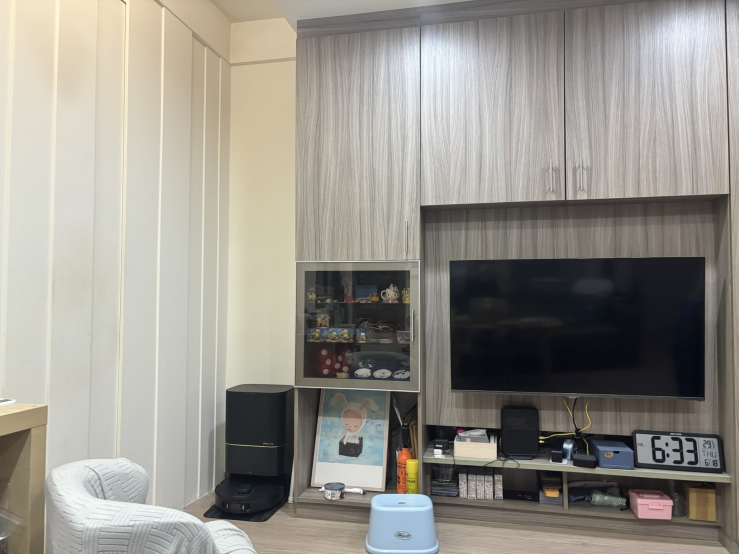
#> input picture hw4/img1.jpg, 1477 x 1108 px (shown at 1/2 size)
$ python homography.py
#> lines starting #> are read from the running program, lines starting #| are printed output that depends on the picture; after the words box and inside, x2 and y2 are one past the last pixel; in counts of white or black regions, pixels touching at a corner belong together
import numpy as np
from scipy.ndimage import map_coordinates


def _normalize_pts(pts: np.ndarray):
    """
    Hartley normalization: translate centroid to origin, scale so mean
    distance from origin = sqrt(2).  Returns (pts_norm, T) where T is the
    3×3 normalization matrix such that pts_norm_h = T @ pts_h.
    """
    mean = pts.mean(axis=0)
    dists = np.sqrt(((pts - mean) ** 2).sum(axis=1))
    scale = np.sqrt(2) / (dists.mean() + 1e-8)
    T = np.array([[scale, 0,     -scale * mean[0]],
                  [0,     scale, -scale * mean[1]],
                  [0,     0,      1.0            ]])
    pts_h = np.hstack([pts, np.ones((len(pts), 1))])
    pts_n = (T @ pts_h.T).T[:, :2]
    return pts_n, T


def computeH(im1_pts: np.ndarray, im2_pts: np.ndarray) -> np.ndarray:
    """
    Compute homography H such that p' ~ H @ p (homogeneous coords).
    Uses Hartley normalization for numerical stability.

    Args:
        im1_pts: (n, 2) source (x, y) points, n >= 4
        im2_pts: (n, 2) destination (x, y) points

    Returns:
        H: (3, 3) with H[2,2] = 1
    """
    src_n, T1 = _normalize_pts(np.asarray(im1_pts, dtype=np.float64))
    dst_n, T2 = _normalize_pts(np.asarray(im2_pts, dtype=np.float64))

    n = src_n.shape[0]
    x  = src_n[:, 0];  y  = src_n[:, 1]
    xp = dst_n[:, 0];  yp = dst_n[:, 1]

    zeros = np.zeros(n)
    ones  = np.ones(n)

    rows_top = np.stack([x, y, ones, zeros, zeros, zeros, -x * xp, -y * xp], axis=1)
    rows_bot = np.stack([zeros, zeros, zeros, x, y, ones, -x * yp, -y * yp], axis=1)

    A = np.empty((2 * n, 8), dtype=np.float64)
    A[0::2] = rows_top
    A[1::2] = rows_bot

    b = np.empty(2 * n, dtype=np.float64)
    b[0::2] = xp
    b[1::2] = yp

    h, _, _, _ = np.linalg.lstsq(A, b, rcond=None)

    H_n = np.array([
        [h[0], h[1], h[2]],
        [h[3], h[4], h[5]],
        [h[6], h[7], 1.0],
    ])

    # Denormalize: H_real = inv(T2) @ H_norm @ T1
    H = np.linalg.inv(T2) @ H_n @ T1
    H /= H[2, 2]
    return H


def warpImage(im: np.ndarray, H: np.ndarray) -> tuple:
    """
    Inverse-warp `im` through homography H.

    Args:
        im: (H, W, C) float64 image in [0, 1]
        H:  (3, 3) homography mapping im -> destination

    Returns:
        warped: (H_out, W_out, C) float64
        mask:   (H_out, W_out)   bool, True where source coords are in-bounds
    """
    h_im, w_im, C = im.shape

    # --- Step 1: forward-map corners to find output bounding box ---
    corners = np.array([[0,    0,    1],
                        [w_im, 0,    1],
                        [0,    h_im, 1],
                        [w_im, h_im, 1]], dtype=np.float64).T   # (3, 4)
    proj = H @ corners
    proj /= proj[2:3]

    x_min, x_max = proj[0].min(), proj[0].max()
    y_min, y_max = proj[1].min(), proj[1].max()

    W_out = int(np.ceil(x_max - x_min))
    H_out = int(np.ceil(y_max - y_min))

    # --- Step 2: destination pixel grid, shifted by bounding-box offset ---
    x_dst = np.arange(W_out, dtype=np.float64) + x_min
    y_dst = np.arange(H_out, dtype=np.float64) + y_min
    xs, ys = np.meshgrid(x_dst, y_dst)                          # (H_out, W_out)
    dst_hom = np.stack([xs, ys, np.ones_like(xs)], axis=0).reshape(3, -1)  # (3, N)

    # --- Step 3: inverse map to source ---
    H_inv = np.linalg.inv(H)
    src = H_inv @ dst_hom
    src /= src[2:3]
    x_src = src[0]   # (N,)
    y_src = src[1]   # (N,)

    # --- Step 4: interpolate, vectorized over channels ---
    valid = (x_src >= 0) & (x_src < w_im) & (y_src >= 0) & (y_src < h_im)
    mask  = valid.reshape(H_out, W_out)

    N = H_out * W_out
    # Tile spatial coords C times; repeat channel index N times each
    rows_all  = np.tile(y_src, C)               # (C*N,)  row = y
    cols_all  = np.tile(x_src, C)               # (C*N,)  col = x
    chans_all = np.repeat(np.arange(C), N)      # (C*N,)

    sampled = map_coordinates(im, [rows_all, cols_all, chans_all],
                              order=1, mode='constant', cval=0.0)
    warped = sampled.reshape(C, H_out, W_out).transpose(1, 2, 0)

    return warped, mask


# ---------------------------------------------------------------------------
# Tests
# ---------------------------------------------------------------------------
if __name__ == "__main__":
    import os
    import sys
    import matplotlib
    matplotlib.use('Agg')
    import matplotlib.pyplot as plt
    import matplotlib.font_manager as fm
    from matplotlib.image import imread as mpl_imread

    # --- UTF-8 terminal output ---
    sys.stdout.reconfigure(encoding='utf-8', errors='replace')

    # --- 中文字型：依序嘗試 Windows 內建繁/簡中文字型 ---
    _zh_fonts = ['Microsoft JhengHei', 'Microsoft YaHei', 'PMingLiU',
                 'MingLiU', 'DFKai-SB', 'SimHei']
    _available = {f.name for f in fm.fontManager.ttflist}
    _chosen = next((f for f in _zh_fonts if f in _available), None)
    if _chosen:
        plt.rcParams['font.family'] = [_chosen, 'DejaVu Sans']
    else:
        print("  [警告] 找不到中文字型，圖片標題將顯示為方框")

    # --- Test 1: computeH round-trip ---r
    print("Test 1: computeH round-trip")
    H_true = np.array([
        [1.2,   0.3,  50.0],
        [0.1,   0.9,  30.0],
        [0.001, 5e-4,  1.0],
    ])
    rng = np.random.default_rng(42)
    src = rng.uniform([0, 0], [640, 480], size=(8, 2))
    src_h = np.hstack([src, np.ones((8, 1))])
    dst_h = (H_true @ src_h.T).T
    dst   = dst_h[:, :2] / dst_h[:, 2:3]
    H_est = computeH(src, dst)
    err1  = np.max(np.abs(H_est - H_true))        # H_true[2,2] already == 1
    print(f"  max |H_est - H_true| = {err1:.2e}")
    assert err1 < 1e-5, f"FAILED: error {err1}"
    print("  PASSED\n")

    # --- Test 2: warpImage identity ---
    print("Test 2: warpImage identity")
    rng2   = np.random.default_rng(0)
    im_rnd = rng2.random((100, 100, 3))
    warped_id, mask_id = warpImage(im_rnd, np.eye(3))
    err2 = np.max(np.abs(warped_id - im_rnd))
    print(f"  max |warped - original| = {err2:.2e},  mask all True: {mask_id.all()}")
    assert err2 < 1e-4,    f"FAILED: error {err2}"
    assert mask_id.all(),   "FAILED: mask not all True"
    print("  PASSED\n")

    # --- Test 3: visual sanity check ---
    print("Test 3: warpImage visual sanity check")
    img_path = 'img1.jpg'
    if os.path.exists(img_path):
        im_real = mpl_imread(img_path).astype(np.float64) / 255.0
    else:
        # checkerboard fallback
        sz, tile = 300, 30
        grid = (np.arange(sz)[:, None] // tile + np.arange(sz)[None, :] // tile) % 2
        im_real = np.stack([grid] * 3, axis=-1).astype(np.float64)

    h_r, w_r = im_real.shape[:2]
    src_c = np.array([[0, 0], [w_r, 0], [w_r, h_r], [0, h_r]], dtype=np.float64)

    def _H(dst):
        return computeH(src_c, np.array(dst, dtype=np.float64))

    # (英文名, 中文名, 中文說明, H)
    warps = [
        ("top pinch",   "上方收縮", "頂部兩角向內縮 10%",
         _H([[w_r*0.10, h_r*0.05], [w_r*0.90, h_r*0.05],
              [w_r,      h_r      ], [0,        h_r     ]])),
        ("bottom pinch","下方收縮", "底部兩角向內縮 10%",
         _H([[0,         0        ], [w_r,      0       ],
              [w_r*0.90, h_r*0.95 ], [w_r*0.10, h_r*0.95]])),
        ("right pinch", "右方收縮", "右側兩角向內縮 5%",
         _H([[0,         0        ], [w_r*0.95, h_r*0.10],
              [w_r*0.95, h_r*0.90 ], [0,        h_r     ]])),
        ("left pinch",  "左方收縮", "左側兩角向內縮 5%",
         _H([[w_r*0.05, h_r*0.10 ], [w_r,      0       ],
              [w_r,      h_r       ], [w_r*0.05, h_r*0.90]])),
    ]

    # --- 計算所有 warp 並收集結果 ---
    results = []
    for eng, chi, desc, H_w in warps:
        warped, mask = warpImage(im_real, H_w)
        coverage = mask.mean() * 100
        results.append((eng, chi, desc, warped, coverage))
#> this loop made 4 passes
#> coverage on passes 1 to 4: 89.92, 89.91, 89.93, 89.87
#> pass 1, in warpImage (call 2), `warped = sampled.reshape(C, H_out, W_out).transpose(1, 2, 0)`:
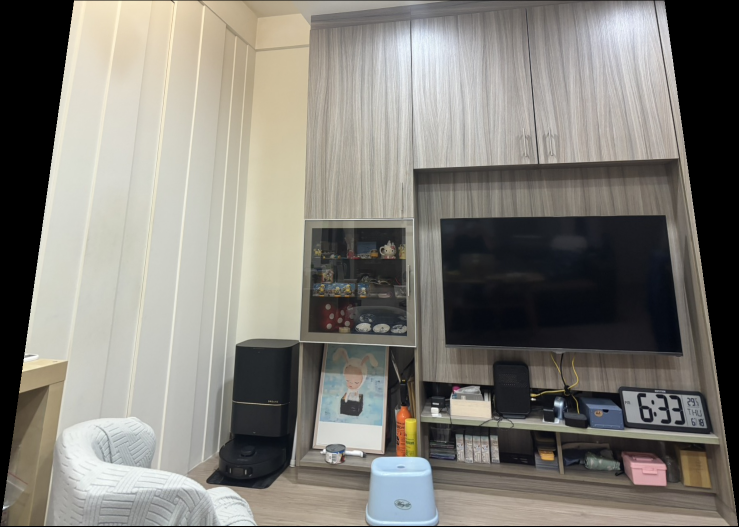
#> warped: shape (1053, 1477, 3) float64 (shown at 1/2 size); mean of channels 0, 1, 2 0.512, 0.502, 0.475; drawn as R, G, B
#> pass 1, `warped, mask = warpImage(im_real, H_w)`:
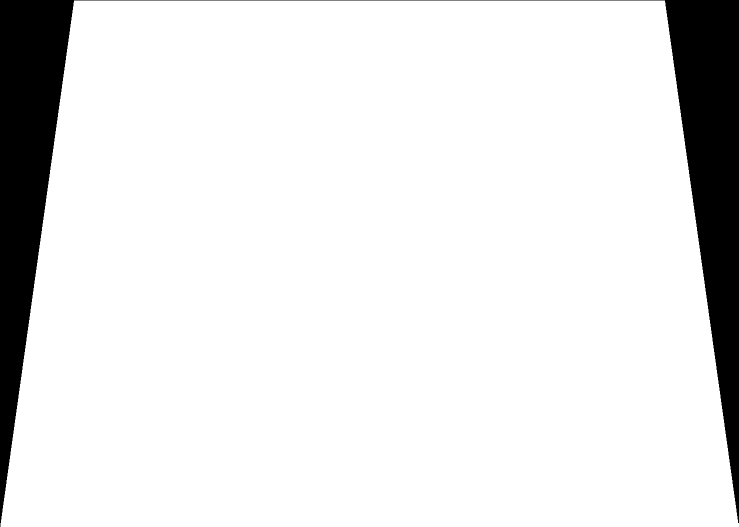
#> mask: shape (1053, 1477) bool (shown at 1/2 size); 89.9% white; 1 black region, box (x1, y1, x2, y2) and area: (0, 0, 1477, 1053) 156803
#> pass 2, in warpImage (call 3), `warped = sampled.reshape(C, H_out, W_out).transpose(1, 2, 0)`:
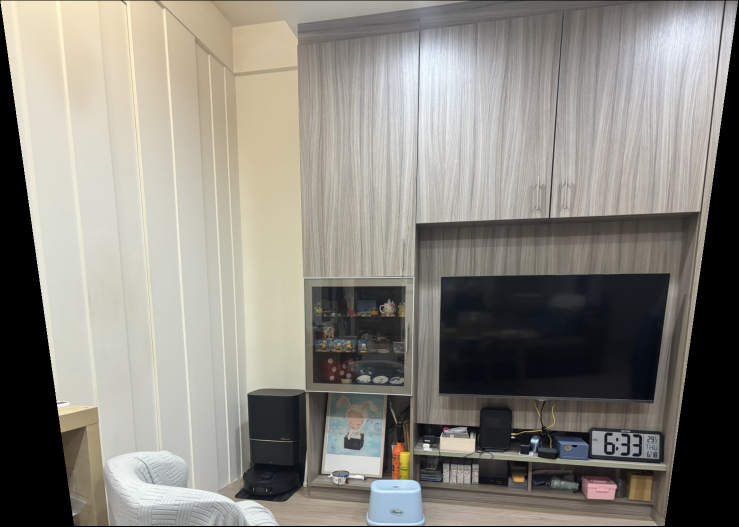
#> warped: shape (1053, 1477, 3) float64 (shown at 1/2 size); mean of channels 0, 1, 2 0.546, 0.533, 0.504; drawn as R, G, B
#> pass 2, `warped, mask = warpImage(im_real, H_w)`:
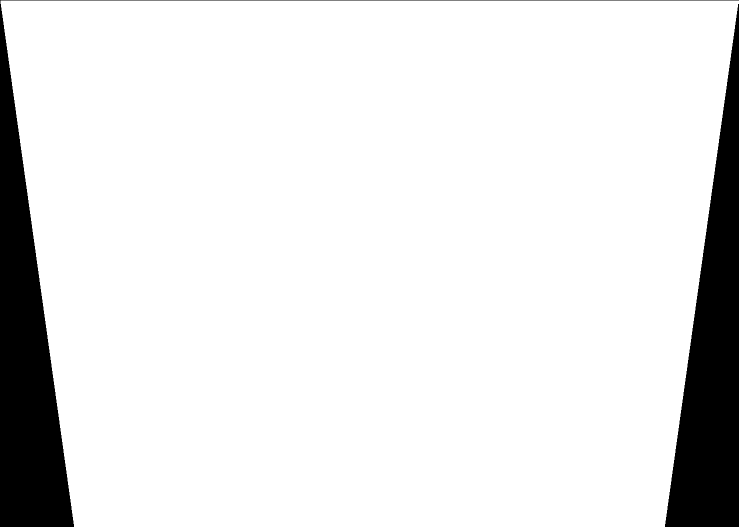
#> mask: shape (1053, 1477) bool (shown at 1/2 size); 89.9% white; 2 black regions, box (x1, y1, x2, y2) and area: (0, 0, 1477, 1053) 79722, (1330, 8, 1477, 1053) 77193
#> after the loop, results = 4 items

    # --- 中文結果表格 ---
    sep   = "─" * 54
    hsep  = "═" * 54
    print(f"\n  {hsep}")
    print(f"  {'變形類型':<6}  {'輸出解析度':<14}  {'有效覆蓋率':<10}  說明")
    print(f"  {sep}")
    for _, chi, desc, warped, cov in results:
        size = f"{warped.shape[1]}×{warped.shape[0]}"
        print(f"  {chi:<6}  {size:<14}  {cov:>6.1f}%    {desc}")
#> this loop made 4 passes
#> (chi, desc, cov, size) on passes 1 to 4: ('上方收縮', '頂部兩角向內縮 10%', 89.92, '1477×1053'), ('下方收縮', '底部兩角向內縮 10%', 89.91, '1477×1053'), ('右方收縮', '右側兩角向內縮 5%', 89.93, '1404×1108'), ('左方收縮', '左側兩角向內縮 5%', 89.87, '1404×1109')
#> (printed output is left out)
    print(f"  {hsep}\n")

    # --- 圖表排版：單行，原圖在最左 ---
    n_panels = 1 + len(warps)
    fig, axes = plt.subplots(1, n_panels,
                             figsize=(5 * n_panels, 5),
                             gridspec_kw={'wspace': 0.05})
    fig.suptitle('warpImage — 透視變形比較', fontsize=13, fontweight='bold', y=1.01)

    axes[0].imshow(np.clip(im_real, 0, 1))
    axes[0].set_title(f'原圖\n{w_r}×{h_r}', fontsize=10, pad=5)
    axes[0].axis('off')

    for ax, (_, chi, desc, warped, cov) in zip(axes[1:], results):
        ax.imshow(np.clip(warped, 0, 1))
        ax.set_title(f'{chi}（{desc}）\n'
                     f'{warped.shape[1]}×{warped.shape[0]}  覆蓋 {cov:.0f}%',
                     fontsize=10, pad=5)
        ax.axis('off')
#> this loop made 4 passes
#> (chi, desc, cov) on passes 1 to 4: ('上方收縮', '頂部兩角向內縮 10%', 89.92), ('下方收縮', '底部兩角向內縮 10%', 89.91), ('右方收縮', '右側兩角向內縮 5%', 89.93), ('左方收縮', '左側兩角向內縮 5%', 89.87)

    plt.savefig('test_warp_output.png', dpi=150, bbox_inches='tight')
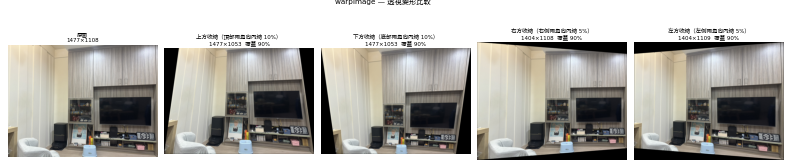
#> figure drawn by matplotlib, 5 panels
    print("  Saved test_warp_output.png")
    print("  PASSED\n")

    print("All tests passed.")

$ run again, with hw4/img2.jpg copied over hw4/img1.jpg
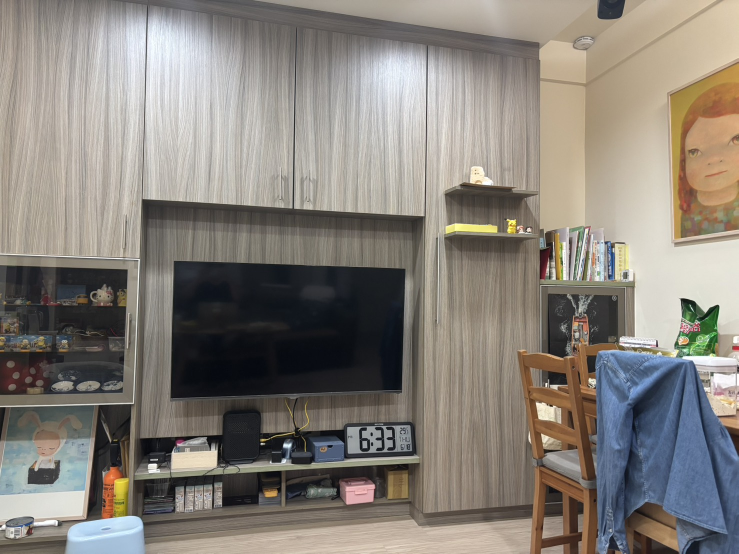
#> input picture hw4/img2.jpg, 1477 x 1108 px (shown at 1/2 size)
#> the loop `for eng, chi, desc, H_w in warps:` made 4 passes
#> coverage on passes 1 to 4: 89.92, 89.91, 89.93, 89.87
#> pass 1, in warpImage (call 2), `warped = sampled.reshape(C, H_out, W_out).transpose(1, 2, 0)`:
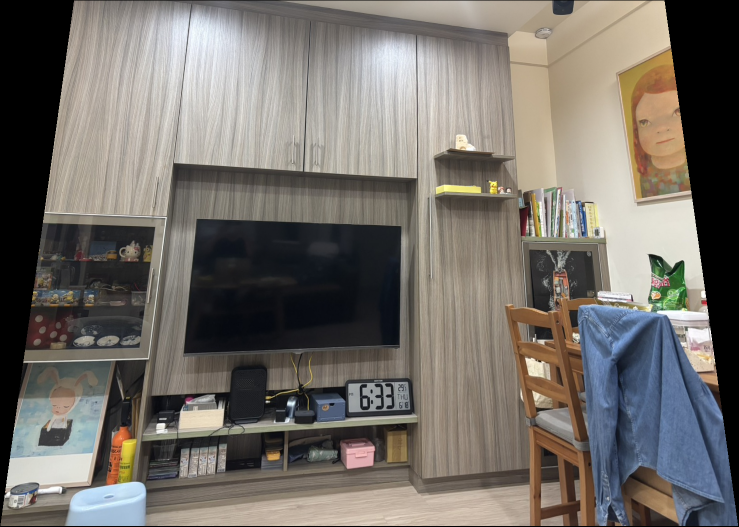
#> warped: shape (1053, 1477, 3) float64 (shown at 1/2 size); mean of channels 0, 1, 2 0.459, 0.44, 0.416; drawn as R, G, B
#> pass 2, in warpImage (call 3), `warped = sampled.reshape(C, H_out, W_out).transpose(1, 2, 0)`:
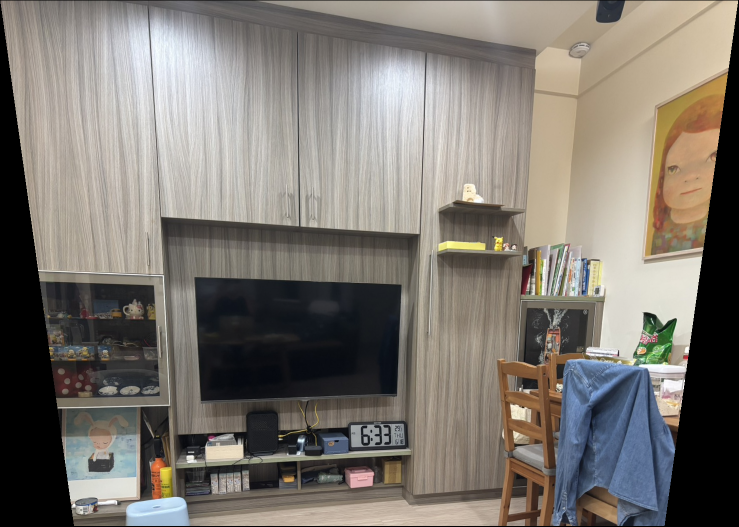
#> warped: shape (1053, 1477, 3) float64 (shown at 1/2 size); mean of channels 0, 1, 2 0.493, 0.472, 0.444; drawn as R, G, B
#> after the loop `for eng, chi, desc, H_w in warps:`: results = 4 items
#> the loop `for _, chi, desc, warped, cov in results:` made 4 passes
#> (chi, desc, cov, size) on passes 1 to 4: ('上方收縮', '頂部兩角向內縮 10%', 89.92, '1477×1053'), ('下方收縮', '底部兩角向內縮 10%', 89.91, '1477×1053'), ('右方收縮', '右側兩角向內縮 5%', 89.93, '1404×1108'), ('左方收縮', '左側兩角向內縮 5%', 89.87, '1404×1109')
#> (printed output is left out)
#> the loop `for ax, (_, chi, desc, warped, cov) in zip(axes[1:], results):` made 4 passes
#> (chi, desc, cov) on passes 1 to 4: ('上方收縮', '頂部兩角向內縮 10%', 89.92), ('下方收縮', '底部兩角向內縮 10%', 89.91), ('右方收縮', '右側兩角向內縮 5%', 89.93), ('左方收縮', '左側兩角向內縮 5%', 89.87)

$ run again, with hw4/img3.jpg copied over hw4/img1.jpg
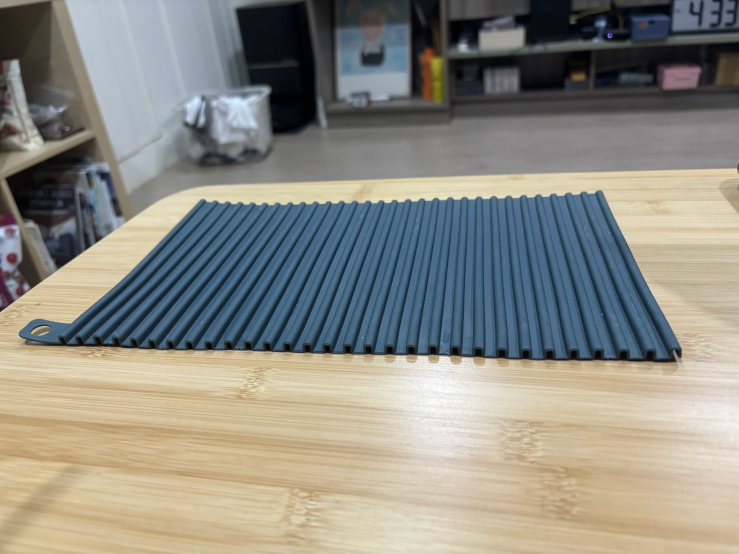
#> input picture hw4/img3.jpg, 1477 x 1108 px (shown at 1/2 size)
#> the loop `for eng, chi, desc, H_w in warps:` made 4 passes
#> coverage on passes 1 to 4: 89.92, 89.91, 89.93, 89.87
#> pass 1, in warpImage (call 2), `warped = sampled.reshape(C, H_out, W_out).transpose(1, 2, 0)`:
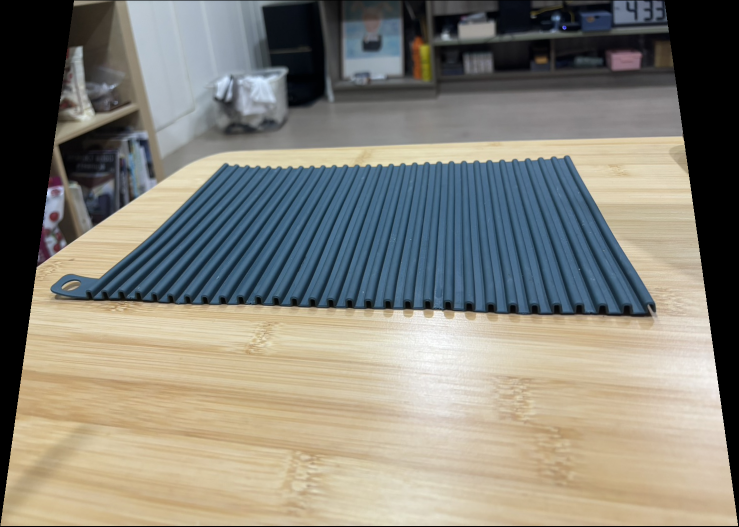
#> warped: shape (1053, 1477, 3) float64 (shown at 1/2 size); mean of channels 0, 1, 2 0.526, 0.516, 0.477; drawn as R, G, B
#> pass 2, in warpImage (call 3), `warped = sampled.reshape(C, H_out, W_out).transpose(1, 2, 0)`:
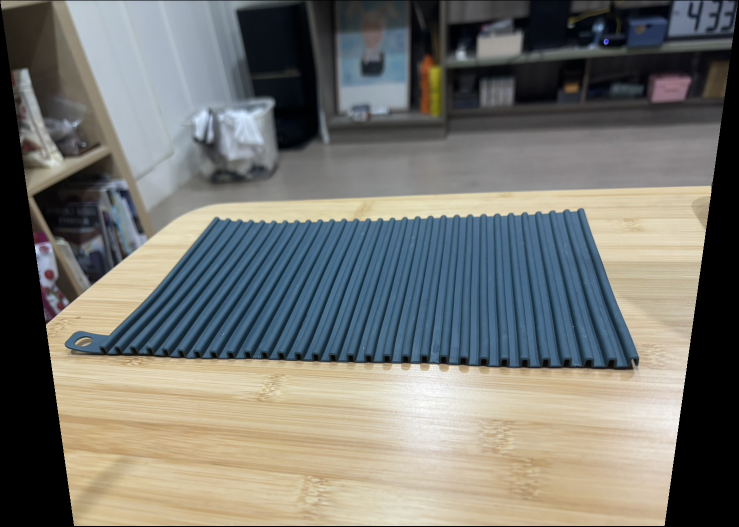
#> warped: shape (1053, 1477, 3) float64 (shown at 1/2 size); mean of channels 0, 1, 2 0.466, 0.467, 0.446; drawn as R, G, B
#> after the loop `for eng, chi, desc, H_w in warps:`: results = 4 items
#> the loop `for _, chi, desc, warped, cov in results:` made 4 passes
#> (chi, desc, cov, size) on passes 1 to 4: ('上方收縮', '頂部兩角向內縮 10%', 89.92, '1477×1053'), ('下方收縮', '底部兩角向內縮 10%', 89.91, '1477×1053'), ('右方收縮', '右側兩角向內縮 5%', 89.93, '1404×1108'), ('左方收縮', '左側兩角向內縮 5%', 89.87, '1404×1109')
#> (printed output is left out)
#> the loop `for ax, (_, chi, desc, warped, cov) in zip(axes[1:], results):` made 4 passes
#> (chi, desc, cov) on passes 1 to 4: ('上方收縮', '頂部兩角向內縮 10%', 89.92), ('下方收縮', '底部兩角向內縮 10%', 89.91), ('右方收縮', '右側兩角向內縮 5%', 89.93), ('左方收縮', '左側兩角向內縮 5%', 89.87)
